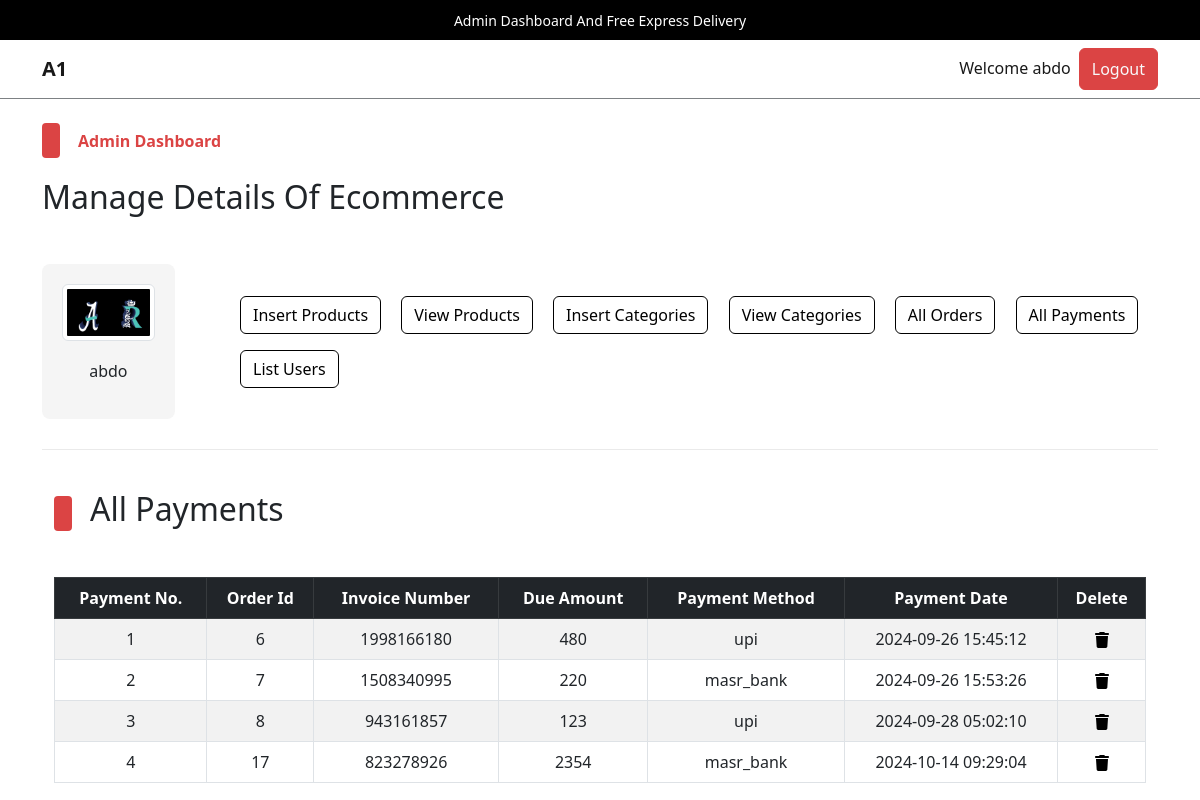
/admin/index.php?list_payments (signed in), run on the app's committed database.
### tables this page shows
CREATE TABLE `admin_table` (
  `admin_id` int(11) NOT NULL,
  `admin_name` varchar(100) NOT NULL,
  `admin_email` varchar(200) NOT NULL,
  `admin_image` varchar(255) NOT NULL,
  `admin_password` varchar(255) NOT NULL
);

CREATE TABLE `user_payments` (
  `payment_id` int(11) NOT NULL,
  `order_id` int(11) NOT NULL,
  `invoice_number` int(11) NOT NULL,
  `amount` int(11) NOT NULL,
  `payment_method` varchar(255) NOT NULL,
  `payment_date` timestamp NOT NULL DEFAULT current_timestamp() ON UPDATE current_timestamp()
);

### admin/list_payments.php (the view, shortened to what this page needs)
<!DOCTYPE html>
<html lang="en">
<head>
</head>
<body>
    <div class="container">
        <div class="categ-header">
            <div class="sub-title">
                <span class="shape"></span>
                <h2>All Payments</h2>
            </div>
        </div>
        <div class="table-data">
            <table class="table table-bordered table-hover table-striped text-center">
                <thead class="table-dark">
                    <?php
                    $get_payment_query = "SELECT * FROM `user_payments`";
                    $get_payment_result = mysqli_query($con, $get_payment_query);
                    $row_count = mysqli_num_rows($get_payment_result);
                    if($row_count!=0){
                        echo "
                        <tr>
                        <th>Payment No.</th>
                        <th>Order Id</th>
                        <th>Invoice Number</th>
                        <th>Due Amount</th>
                        <th>Payment Method</th>
                        <th>Payment Date</th>
                        <th>Delete</th>
                    </tr>
                    ";
                    }
                    ?>
                </thead>
                <tbody>
                    <?php
                    if ($row_count == 0) {
                        echo "<h2 class='text-center text-light p-2 bg-dark'>No payments yet</h2>";
                    } else {
                        $id_number = 1;
                        while ($row_fetch_payments = mysqli_fetch_array($get_payment_result)) {
                            $payment_id = $row_fetch_payments['payment_id'];
                            $order_id = $row_fetch_payments['order_id'];
                            $invoice_number = $row_fetch_payments['invoice_number'];
                            $amount_due = $row_fetch_payments['amount'];
                            $payment_method = $row_fetch_payments['payment_method'];
                            $payment_date = $row_fetch_payments['payment_date'];
                            echo "
                            <tr>
                            <td>$id_number</td>
                            <td>$order_id</td>
                            <td>$invoice_number</td>
                            <td>$amount_due</td>
                            <td>$payment_method</td>
                            <td>$payment_date</td>
                            <td>
                                <a href='index.php?delete_payment=$payment_id' data-bs-toggle='modal' data-bs-target='#deleteModal_$payment_id'>
                                </a>
                                <div class='modal fade' id='deleteModal_$payment_id' tabindex='-1' aria-labelledby='deleteModal_$payment_id.Label' aria-hidden='true'>
                                                            <a class='text-light' href='index.php?delete_payment=$payment_id'>
                                                                Delete Payment No. <strong>$id_number</strong>
                                                            </a>
                                </div>
                            </td>
                        </tr>
                            ";
                            $id_number++;
                        }
                    }
                    ?>
                </tbody>
            </table>
        </div>
    </div>
</body>
</html>

### admin/index.php (shortened to what this page needs)
<?php
    include('../functions/common_functions.php');
    if(isset($_SESSION['admin_username'])){
        $admin_name = $_SESSION['admin_username'];
        $get_admin_data = "SELECT * FROM `admin_table` WHERE admin_name = '$admin_name'";
        $get_admin_result = mysqli_query($con,$get_admin_data);
        $row_fetch_admin_data = mysqli_fetch_array($get_admin_result);
        $admin_name = $row_fetch_admin_data['admin_name'];
        $admin_image = $row_fetch_admin_data['admin_image'];
    }else{
        echo "<script>window.open('./admin_login.php','_self');</script>";
    }
?>
<!DOCTYPE html>
<html lang="en">
<head>
    <link rel="stylesheet" href="../assets/css/bootstrap.css" />
    <link rel="stylesheet" href="../assets/css/main.css" />
</head>
<body>
    <div class="upper-nav primary-bg p-2 px-3 text-center text-break">
        <span>Admin Dashboard And Free Express Delivery</span>
    </div>
    <nav class="navbar navbar-expand-lg navbar-light bg-light">
        <div class="container">
            <a class="navbar-brand fw-bold" href="#">A1</a>
            <div class="collapse navbar-collapse" id="navbarSupportedContentad">
                <ul class="navbar-nav ms-auto mb-2 mb-lg-0">
                    <li class="nav-item">
                        <a class="nav-link active" aria-current="page" href="#">Welcome <?php echo $admin_name;?></a>
                    </li>
                    <li class="nav-item">
                    <button class="btn btn-primary p-0 px-1">
                            <a href="./admin_logout.php" class="nav-link text-light">Logout</a>
                        </button>
                    </li>
                </ul>
            </div>
        </div>
    </nav>
    <div class="control">
        <div class="container pt-4 pb-0">
            <div class="categ-header">
                <div class="sub-title">
                    <span class="shape"></span>
                    <span class="title">Admin Dashboard</span>
                </div>
                <h2>Manage Details Of Ecommerce</h2>
            </div>
            <div class="row align-items-center">
                <div class="col-md-2">
                    <div class="admin-image">
                        <a href="./index.php"><img src="./admin_images/<?php echo $admin_image;?>" class="img-thumbnail" alt="Admin Photo"></a>
                        <p><?php echo $admin_name;?></p>
                    </div>
                </div>
                <div class="col-md-10">
                    <div class="buttons">
                        <button class="btn btn-outline-primary m-2">
                            <a href="./insert_product.php" class="nav-link">Insert Products</a>
                        </button>
                        <button class="btn btn-outline-primary m-2">
                            <a href="index.php?view_products" class="nav-link">View Products</a>
                        </button>
                        <button class="btn btn-outline-primary m-2">
                            <a href="index.php?insert_category" class="nav-link">Insert Categories</a>
                        </button>
                        <button class="btn btn-outline-primary m-2">
                            <a href="index.php?view_categories" class="nav-link">View Categories</a>
                        </button>
                        <button class="btn btn-outline-primary m-2">
                            <a href="index.php?list_orders" class="nav-link">All Orders</a>
                        </button>
                        <button class="btn btn-outline-primary m-2">
                            <a href="index.php?list_payments" class="nav-link">All Payments</a>
                        </button>
                        <button class="btn btn-outline-primary m-2">
                            <a href="index.php?list_users" class="nav-link">List Users</a>
                        </button>
                    </div>
                </div>
            </div>
        </div>
    </div>
    <div class="container">
        <div class="divider"></div>
    </div>
    <div class="change-page">
        <div class="container">
            <?php
            if(isset($_GET['list_payments'])){
                include('./list_payments.php');
            }
            ?>
        </div>
    </div>
</body>
</html>

### assets/css/main.css (style rules this page uses)
* { -webkit-box-sizing: border-box; -moz-box-sizing: border-box; box-sizing: border-box; margin: 0; padding: 0; }
html { scroll-behavior: smooth; }
a { text-decoration: none; color: #000000; cursor: pointer; }
button, input[type="submit"] { cursor: pointer; }
ul { list-style: none; }
.primary-bg { background-color: #000; }
.divider { background-color: #eaeaea; height: 1.5px; width: 100%; margin-top: 30px; margin-bottom: 40px; }
.container .categ-header { display: flex; flex-direction: column; gap: 20px; margin-bottom: 40px; }
.container .categ-header .sub-title { display: flex; flex-direction: row; gap: 18px; align-items: center; }
.container .categ-header .sub-title span:nth-of-type(1) { width: 18px; height: 35px; background-color: #DB4444; border-radius: 4px; -webkit-border-radius: 4px; -moz-border-radius: 4px; -ms-border-radius: 4px; -o-border-radius: 4px; }
.shape { display: inline-block; width: 18px; height: 35px; background-color: #DB4444; border-radius: 4px; -webkit-border-radius: 4px; -moz-border-radius: 4px; -ms-border-radius: 4px; -o-border-radius: 4px; }
.container .categ-header .sub-title span:nth-of-type(2) { color: #DB4444; font-weight: bold; }
.upper-nav span { color: #ffffff; font-size: 14px; }
.bg-light { background-color: #ffffff !important; border-bottom: 1px solid #7D8184; }
.control .container .row .admin-image { width: 80%; background-color: #F5F5F5; padding: 20px; display: flex; flex-direction: column; gap:18px; align-items: center; border-radius: 8px; -webkit-border-radius: 8px; -moz-border-radius: 8px; -ms-border-radius: 8px; -o-border-radius: 8px; }
.control .container .row .admin-image img { width: 100%; }
.control .container .row .buttons a.nav-link { transition: 0s; -webkit-transition: 0s; -moz-transition: 0s; -ms-transition: 0s; -o-transition: 0s; }
td { vertical-align: middle; }

### data on the page
admin_table: admin_name "abdo", admin_image (picture)
user_payments: order "6", invoice_number "1998166180", amount "480", payment_method "upi", payment_date "2024-09-26 15:45:12"
user_payments: order "7", invoice_number "1508340995", amount "220", payment_method "masr_bank", payment_date "2024-09-26 15:53:26"
user_payments: order "8", invoice_number "943161857", amount "123", payment_method "upi", payment_date "2024-09-28 05:02:10"
user_payments: order "17", invoice_number "823278926", amount "2354", payment_method "masr_bank", payment_date "2024-10-14 09:29:04"
